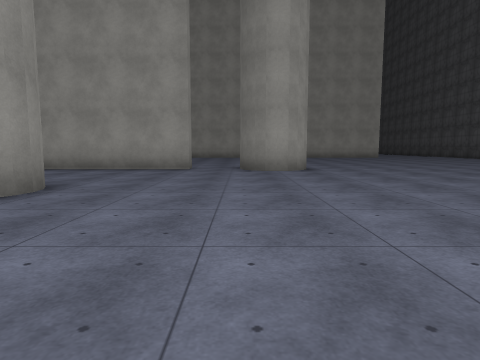
View 1 (above)

23 first-person views from a walk through a 3-D level made in the Unity game engine. The camera is 1.3 m above the floor, tilts 6° down and sees 75° across. The floor is counted in squares, 2 m on a side. Each view is taken from the middle of a square. On the plan, view 1 faces up. The plan holds only what a view shows up to about 10 squares ahead; the rest is blank. The place goes on beyond the plan. Surface patterns are stand-ins for the level's own textures.

View 2
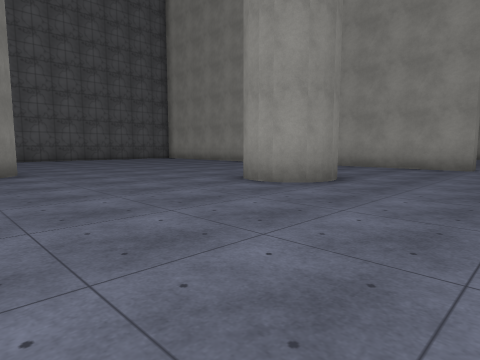

View 3
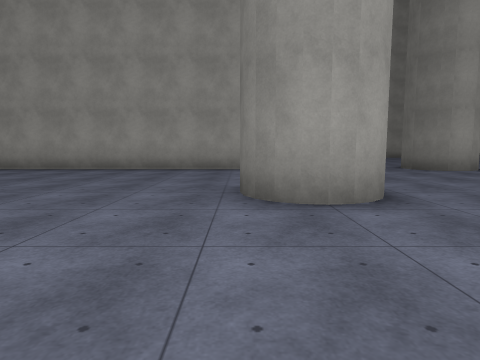

View 4
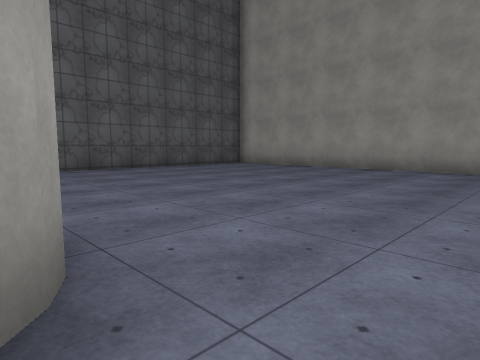

View 5
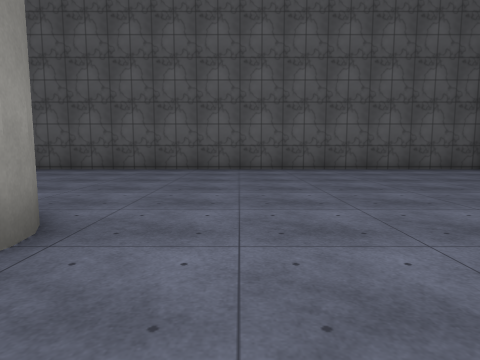

View 6
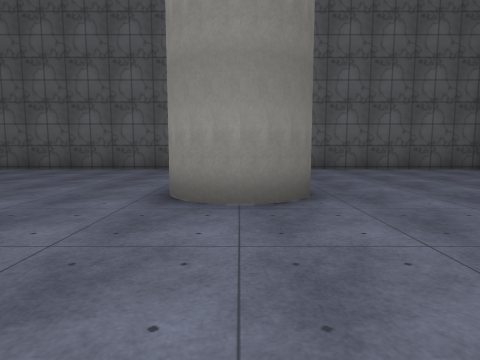

View 7
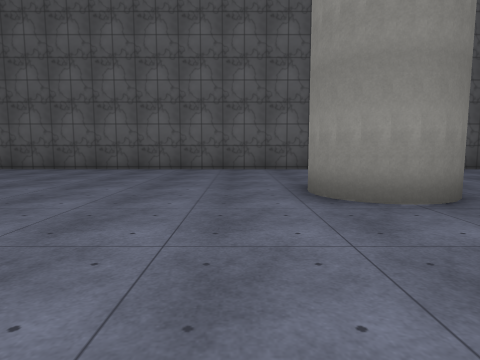

View 8
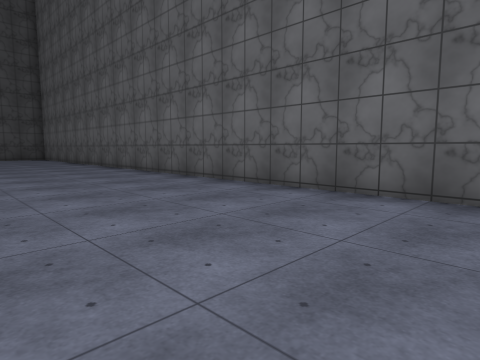

View 9
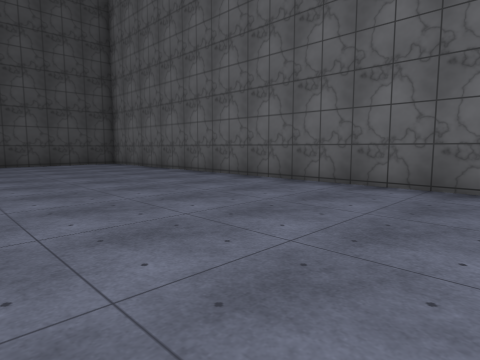

View 10
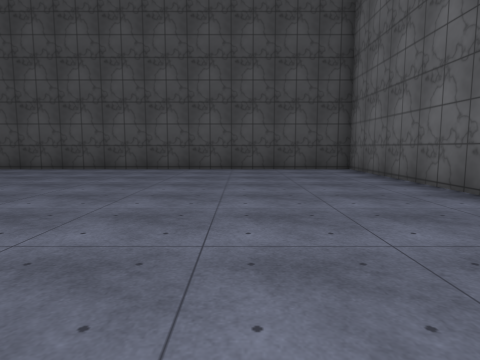

View 11
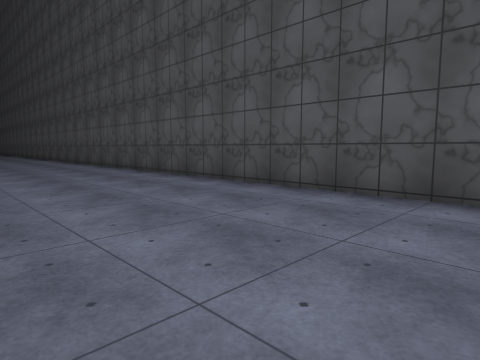

View 12
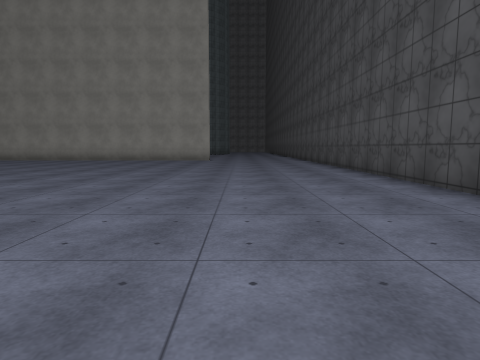

View 13
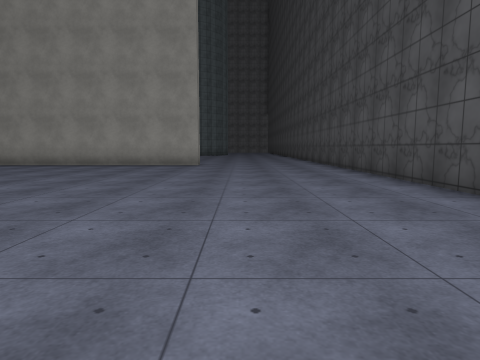

View 14
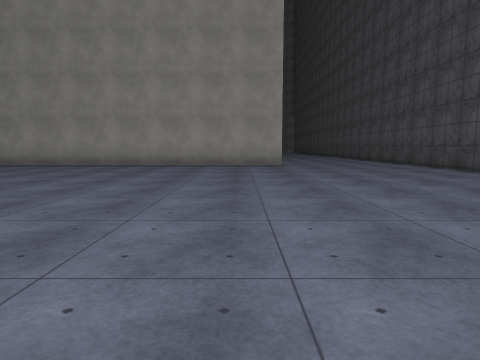

View 15
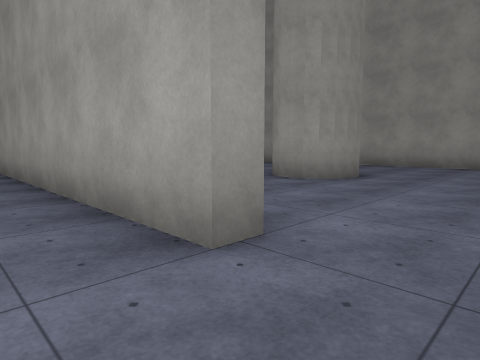

View 16
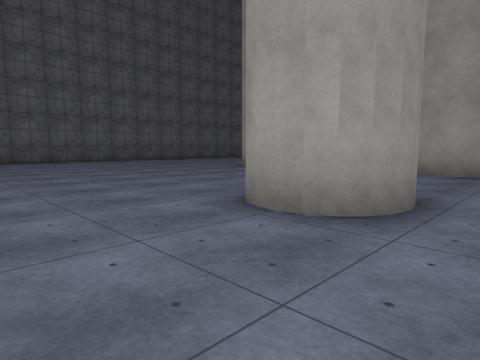

View 17
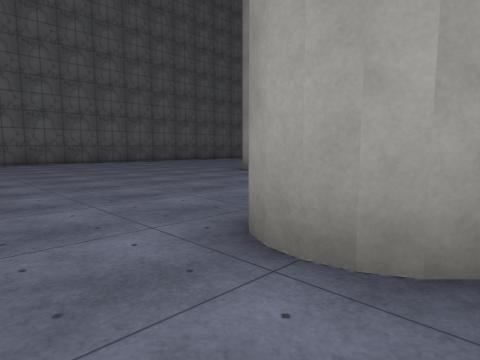

View 18
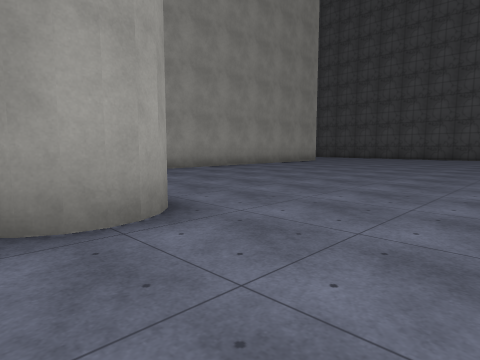

View 19
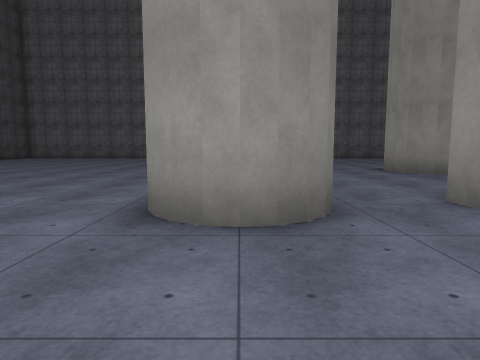

View 20
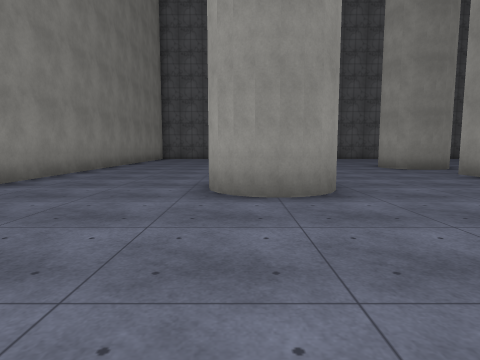

View 21
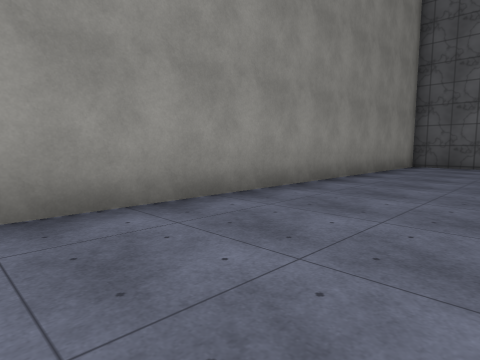

View 22
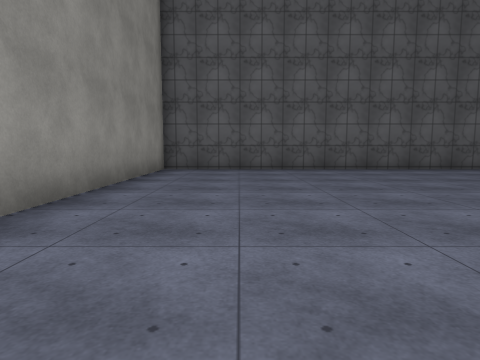

View 23
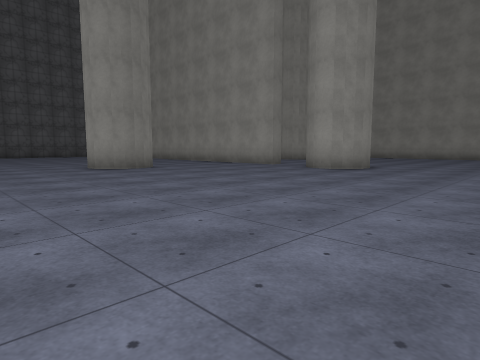

### Floor plan
Points are (right, up) in squares from view 1. A wall is a line through its corners. A room is listed if a view was taken in it or the views show most of it. See-through windows are left out.
Room 1 (views 1, 2, 3, 4, 5, 6, 7, 8, 9, 10, 11, 12, 13, 14, 15, 16, 17, 19, 20, 23)
walls: (-3.1, 4) (-3.5, 3.6) (-4.2, 3.5); (-4.1, 5.5) (-3.7, 5.5) (-3.3, 5.2) (-3, 4.7); (-4, 3.5) (-4.3, 3.5) (-4.7, 3.8) (-5, 4.3); (0, 9.4) (0.1, 9.8) (0.2, 10.2); (-1.5, 9.9) (-1.5, 9.3) (-12.1, 9.3); (-3.1, 14) (-3.5, 13.6); (-9.1, 0.5) (-8.6, 0.4); (-3.5, 15.4) (-3.1, 15); (-9.1, -5.3) (13.3, -5.3) (13.3, 18.1); (-16.2, 9.1) (-16.2, -4.1); (-16.1, -5.3) (-11, -5.3)
ways out: opening at (-3.7, 14.5) to room 2
Room 2 (views 18, 21, 22)
walls: (-4.2, 13.5) (-4.6, 13.7) (-4.9, 14); (-16.2, 18.5) (-16.2, 9.8) (-4.5, 9.8)
ways out: opening at (-3.7, 14.5) to room 1

Where each view was taken, in squares from view 1:
view 1: 0 up, 0 right, facing up
view 2: 1 down, 0 right, facing up-left
view 3: 0 up, 5 left, facing up
view 4: 0 up, 7 left, facing up-left
view 5: 2 up, 7 left, facing left
view 6: 4 up, 9 left, facing down
view 7: 4 up, 7 left, facing down
view 8: 1 down, 5 left, facing down-right
view 9: 0 up, 1 right, facing down-right
view 10: 2 down, 4 right, facing right
view 11: 1 up, 9 right, facing up-right
view 12: 4 up, 10 right, facing up
view 13: 8 up, 10 right, facing up
view 14: 8 up, 7 right, facing up
view 15: 8 up, 0 right, facing up-left
view 16: 11 up, 2 left, facing up-left
view 17: 12 up, 3 left, facing up-left
view 18: 11 up, 5 left, facing up-right
view 19: 13 up, 1 right, facing down
view 20: 14 up, 1 right, facing left
view 21: 13 up, 5 left, facing down-left
view 22: 12 up, 7 left, facing left
view 23: 0 up, 6 right, facing up-left
